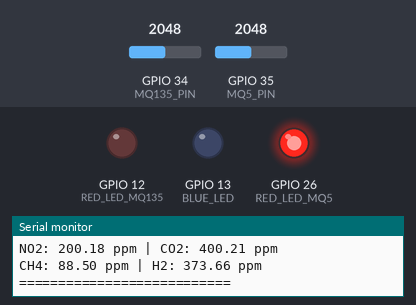
Recording of a sketch running on a simulated ESP32. Shown: output pins drawn as LEDs (lit = HIGH), the last lines printed to the serial monitor. Inputs (shaded band) come from the test bench; at power-on: GPIO 34 (MQ135_PIN) = 2048, GPIO 35 (MQ5_PIN) = 2048. WiFi joins after 1.5 s; servers stay silent unless stated.

Above: at 3.0 s.
3.1 s: GPIO 34 (MQ135_PIN) set to 2529
6.9 s: GPIO 34 (MQ135_PIN) set to 2632
At 8.6 s:
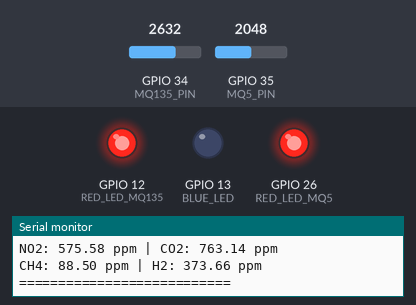
10.7 s: GPIO 35 (MQ5_PIN) set to 951
14.5 s: GPIO 35 (MQ5_PIN) set to 888
At 18.0 s:
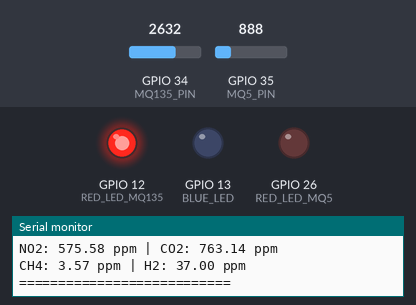
18.3 s: GPIO 35 (MQ5_PIN) set to 1228
At 20.8 s:
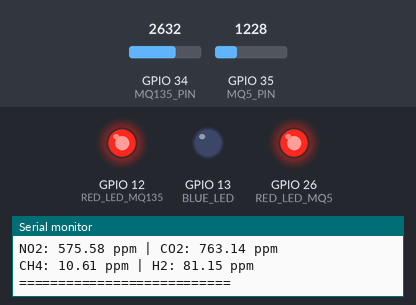
22.1 s: GPIO 35 (MQ5_PIN) set to 760
At 23.6 s:
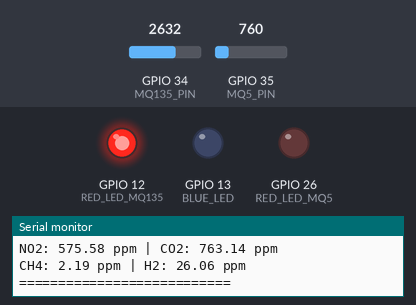
Timing chart, 0 to 25.1 s (numbered marks = the images above; inputs shaded):
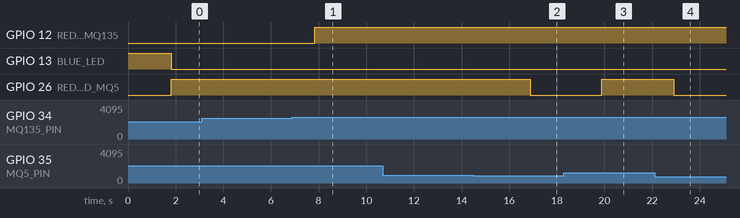

Measured:
- the behaviour switches between 2575 and 2576 on GPIO 34 (MQ135_PIN) (found by bisection; images 0 and 1)
- the behaviour switches between 919 and 918 on GPIO 35 (MQ5_PIN) (found by bisection; images 1 and 2)
- after the input at 6.9 s, GPIO 12 (RED_LED_MQ135): LOW → HIGH after 0.94 s
- after the input at 14.5 s, GPIO 26 (RED_LED_MQ5): HIGH → LOW after 2.4 s
- after the input at 18.3 s, GPIO 26 (RED_LED_MQ5): LOW → HIGH after 1.6 s
- after the input at 22.1 s, GPIO 26 (RED_LED_MQ5): HIGH → LOW after 0.81 s

The sketch:

airpollution.ino
```cpp
#define BLYNK_TEMPLATE_ID "TMPL3iZjOwTo8"
#define BLYNK_TEMPLATE_NAME "Air Pollution Monitoring System"
#define BLYNK_AUTH_TOKEN "sRsAr468g0LpQm1Tfo7GYZce4xNGf1e8"

#include <WiFi.h>
#include <BlynkSimpleEsp32.h>

char auth[] = BLYNK_AUTH_TOKEN;
char ssid[] = "mayuravarma";
char pass[] = "mayuravarma";

// MQ Sensor Pins
#define MQ135_PIN     34
#define MQ5_PIN       35
#define RED_LED_MQ135 12
#define RED_LED_MQ5   26
#define BLUE_LED      13

// Thresholds
float CO_THRESHOLD   = 500.0; //400
float NH3_THRESHOLD  = 100.0;
float CO2_THRESHOLD  = 800.0; //500-600
float SO2_THRESHOLD  = 300.0; //200
float NO2_THRESHOLD  = 600.0; //400
float CH4_THRESHOLD  = 20.0;
float H2_THRESHOLD   = 40.0;

float RL_MQ5 = 10.0, RL_MQ135 = 10.0;
float Ro_MQ5 = 5.0, Ro_MQ135 = 10.0;

bool alertSent = false;

void setup() {
  Serial.begin(115200);
  pinMode(RED_LED_MQ135, OUTPUT);
  pinMode(RED_LED_MQ5, OUTPUT);
  pinMode(BLUE_LED, OUTPUT);
  digitalWrite(BLUE_LED, HIGH);
  Blynk.begin(auth, ssid, pass);
}

void loop() {
  Blynk.run();

  int mq135ADC = analogRead(MQ135_PIN);
  int mq5ADC = analogRead(MQ5_PIN);

  float mq135V = mq135ADC * (3.3 / 4095.0);
  float mq5V = mq5ADC * (3.3 / 4095.0);

  float Rs_MQ135 = (3.3 - mq135V) * RL_MQ135 / mq135V;
  float Rs_MQ5 = (3.3 - mq5V) * RL_MQ5 / mq5V;

  float ratio135 = Rs_MQ135 / Ro_MQ135;
  float ratio5 = Rs_MQ5 / Ro_MQ5;

  // MQ-135 Gases
  float nh3_ppm  = 10 * pow(ratio135, -1.5);
  float so2_ppm  = 100 * pow(ratio135, -1.3);
  float co_ppm   = 116.6 * pow(ratio135, -2.76);
  float no2_ppm  = 200 * pow(ratio135, -1.8);
  float co2_ppm  = 400 * pow(ratio135, -1.1);

  // MQ-5 Gases
  float ch4_ppm = 500 * pow(ratio5, -2.5);
  float h2_ppm  = 1300 * pow(ratio5, -1.8);

  // Print to Serial
  Serial.println("\n=== AIR SENSOR READINGS ===");
  Serial.printf("NH3: %.2f ppm | SO2: %.2f ppm | CO: %.2f ppm\n", nh3_ppm, so2_ppm, co_ppm);
  Serial.printf("NO2: %.2f ppm | CO2: %.2f ppm\n", no2_ppm, co2_ppm);
  Serial.printf("CH4: %.2f ppm | H2: %.2f ppm\n", ch4_ppm, h2_ppm);
  Serial.println("===========================\n");

  // Send to Blynk Gauges
  Blynk.virtualWrite(V0, nh3_ppm);
  Blynk.virtualWrite(V1, so2_ppm);
  Blynk.virtualWrite(V2, co_ppm);
  Blynk.virtualWrite(V3, no2_ppm);
  Blynk.virtualWrite(V4, co2_ppm);
  Blynk.virtualWrite(V5, ch4_ppm);
  Blynk.virtualWrite(V6, h2_ppm);

  float avg_mq135 = (nh3_ppm + so2_ppm + co_ppm + no2_ppm + co2_ppm) / 5.0;
  float avg_mq5 = (ch4_ppm + h2_ppm) / 2.0;

  Blynk.virtualWrite(V7, avg_mq135);
  Blynk.virtualWrite(V8, avg_mq5);

  // Threshold Checks
  bool mq135_danger = (co_ppm > CO_THRESHOLD) || (co2_ppm > CO2_THRESHOLD) ||
                      (nh3_ppm > NH3_THRESHOLD) || (so2_ppm > SO2_THRESHOLD) ||
                      (no2_ppm > NO2_THRESHOLD);

  bool mq5_danger = (ch4_ppm > CH4_THRESHOLD) || (h2_ppm > H2_THRESHOLD);

  digitalWrite(RED_LED_MQ135, mq135_danger ? HIGH : LOW);
  digitalWrite(RED_LED_MQ5, mq5_danger ? HIGH : LOW);
  digitalWrite(BLUE_LED, (!mq135_danger && !mq5_danger) ? HIGH : LOW);

  // Alert with plain text formatting
  if ((mq135_danger || mq5_danger) && !alertSent) {
    String body = "⚠ AIR QUALITY ALERT ⚠\n\n";
    body += "Gases above safe threshold:\n";

    if (nh3_ppm > NH3_THRESHOLD) body += "- NH3 (Ammonia): " + String(nh3_ppm, 2) + " ppm\n";
    if (so2_ppm > SO2_THRESHOLD) body += "- SO2 (Sulfur Dioxide): " + String(so2_ppm, 2) + " ppm\n";
    if (co_ppm > CO_THRESHOLD) body += "- CO (Carbon Monoxide): " + String(co_ppm, 2) + " ppm\n";
    if (no2_ppm > NO2_THRESHOLD) body += "- NO2 (Nitrogen Dioxide): " + String(no2_ppm, 2) + " ppm\n";
    if (co2_ppm > CO2_THRESHOLD) body += "- CO2 (Carbon Dioxide): " + String(co2_ppm, 2) + " ppm\n";
    if (ch4_ppm > CH4_THRESHOLD) body += "- CH4 (Methane): " + String(ch4_ppm, 2) + " ppm\n";
    if (h2_ppm > H2_THRESHOLD) body += "- H2 (Hydrogen): " + String(h2_ppm, 2) + " ppm\n";

    body += "\n--- Full Gas Report ---\n";
    body += "NH3: " + String(nh3_ppm, 2) + " ppm\n";
    body += "SO2: " + String(so2_ppm, 2) + " ppm\n";
    body += "CO: " + String(co_ppm, 2) + " ppm\n";
    body += "NO2: " + String(no2_ppm, 2) + " ppm\n";
    body += "CO2: " + String(co2_ppm, 2) + " ppm\n";
    body += "CH4: " + String(ch4_ppm, 2) + " ppm\n";
    body += "H2: " + String(h2_ppm, 2) + " ppm\n";

    Blynk.logEvent("pollution_alert", body);
    alertSent = true;
  }

  if (!mq135_danger && !mq5_danger) alertSent = false;

  delay(3000); // 3 seconds delay between readings
}
```
